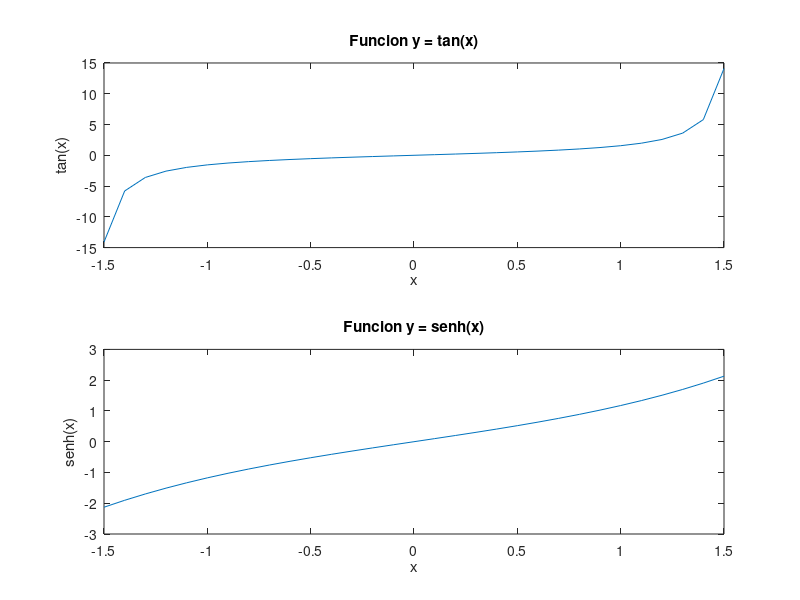
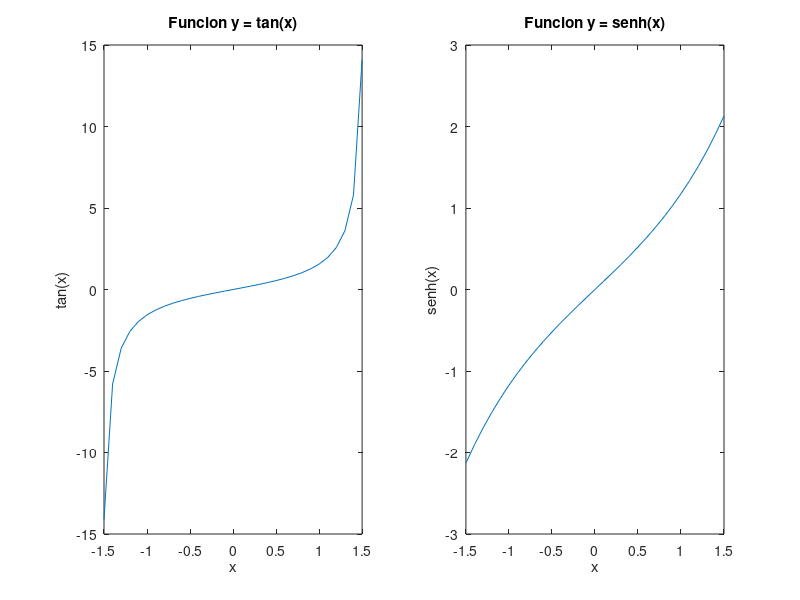

The MATLAB source for these figures, in order:
%%%%%%%%%%%%%%%%%%%%%%%%%%%%%%%%%%%%%%%%%%%%%%%%%%%%%%%%%%%%%%%%%%%%%%%%%%%
%                                                                         %
% Unidad 5. Introduccion a la programacion con MatLAB                     %
%                                                                         %
% Ejercicio#7                                                             %
%                                                                         %
% IEEE Seccion Argentina - Rama Estudiantil UTN.BA                        %
% Realizada en 2018                                                       %
%                                                                         %
%%%%%%%%%%%%%%%%%%%%%%%%%%%%%%%%%%%%%%%%%%%%%%%%%%%%%%%%%%%%%%%%%%%%%%%%%%%

clear
clc

%% Item 1 - Creacion de ventana

figure(1);
subplot(2,1,1);

%% Item 2 - Grafico de ventana superior

x = -1.5:0.1:1.5;
y_1 = tan(x);
plot(x,y_1);

%% Item 3 - Titulo y etiqueta

title('Funcion y = tan(x)');
xlabel('x');
ylabel('tan(x)');

%% Item 4 - Grafico de ventana inferior

subplot(2,1,2);
y_2 = sinh(x);
plot(x,y_2);

%% Item 5 - Titulo y etiqueta

title('Funcion y = senh(x)');
xlabel('x');
ylabel('senh(x)');

%% Item 6 - Idem pero figura dividida verticalmente

figure(2);
subplot(1,2,1);

x = -1.5:0.1:1.5;
y_1 = tan(x);
plot(x,y_1);

title('Funcion y = tan(x)');
xlabel('x');
ylabel('tan(x)');

subplot(1,2,2);
y_2 = sinh(x);
plot(x,y_2);

title('Funcion y = senh(x)');
xlabel('x');
ylabel('senh(x)');
